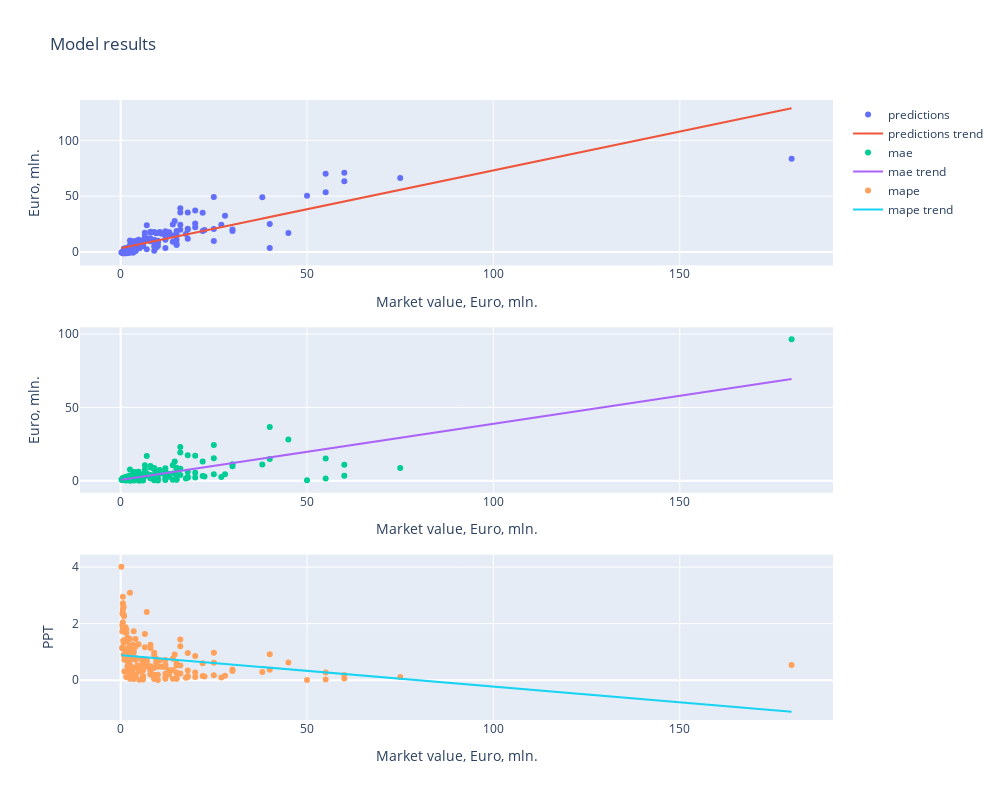

Notebook code for this chart:
### Code cell
pipeline('ATT', att_features2, full_feature_set=False)

### Figure 1 — Plotly figure (JSON) as saved in the notebook; plotly's stock layout.template omitted (floating-point values rounded to 4 significant figures; data arrays with more than 128 entries replaced by an {"elided": "..."} marker saying what was removed)
{"data": [{"mode": "markers", "name": "predictions", "type": "scatter", "x": {"elided": "180 float values"}, "xaxis": "x", "y": {"elided": "180 float values"}, "yaxis": "y"}, {"mode": "lines", "name": "predictions trend", "type": "scatter", "x": {"elided": "180 float values"}, "xaxis": "x", "y": {"elided": "180 float values"}, "yaxis": "y"}, {"mode": "markers", "name": "mae", "type": "scatter", "x": {"elided": "180 float values"}, "xaxis": "x2", "y": {"elided": "180 float values"}, "yaxis": "y2"}, {"mode": "lines", "name": "mae trend", "type": "scatter", "x": {"elided": "180 float values"}, "xaxis": "x2", "y": {"elided": "180 float values"}, "yaxis": "y2"}, {"mode": "markers", "name": "mape", "type": "scatter", "x": {"elided": "180 float values"}, "xaxis": "x3", "y": {"elided": "180 float values"}, "yaxis": "y3"}, {"mode": "lines", "name": "mape trend", "type": "scatter", "x": {"elided": "180 float values"}, "xaxis": "x3", "y": {"elided": "180 float values"}, "yaxis": "y3"}], "layout": {"height": 800, "title": {"text": "Model results"}, "width": 1000, "xaxis": {"anchor": "y", "domain": [0, 1], "title": {"text": "Market value, Euro, mln."}}, "xaxis2": {"anchor": "y2", "domain": [0, 1], "title": {"text": "Market value, Euro, mln."}}, "xaxis3": {"anchor": "y3", "domain": [0, 1], "title": {"text": "Market value, Euro, mln."}}, "yaxis": {"anchor": "x", "domain": [0.7333, 1], "title": {"text": "Euro, mln."}}, "yaxis2": {"anchor": "x2", "domain": [0.3667, 0.6333], "title": {"text": "Euro, mln."}}, "yaxis3": {"anchor": "x3", "domain": [0, 0.2667], "title": {"text": "PPT"}}}}
